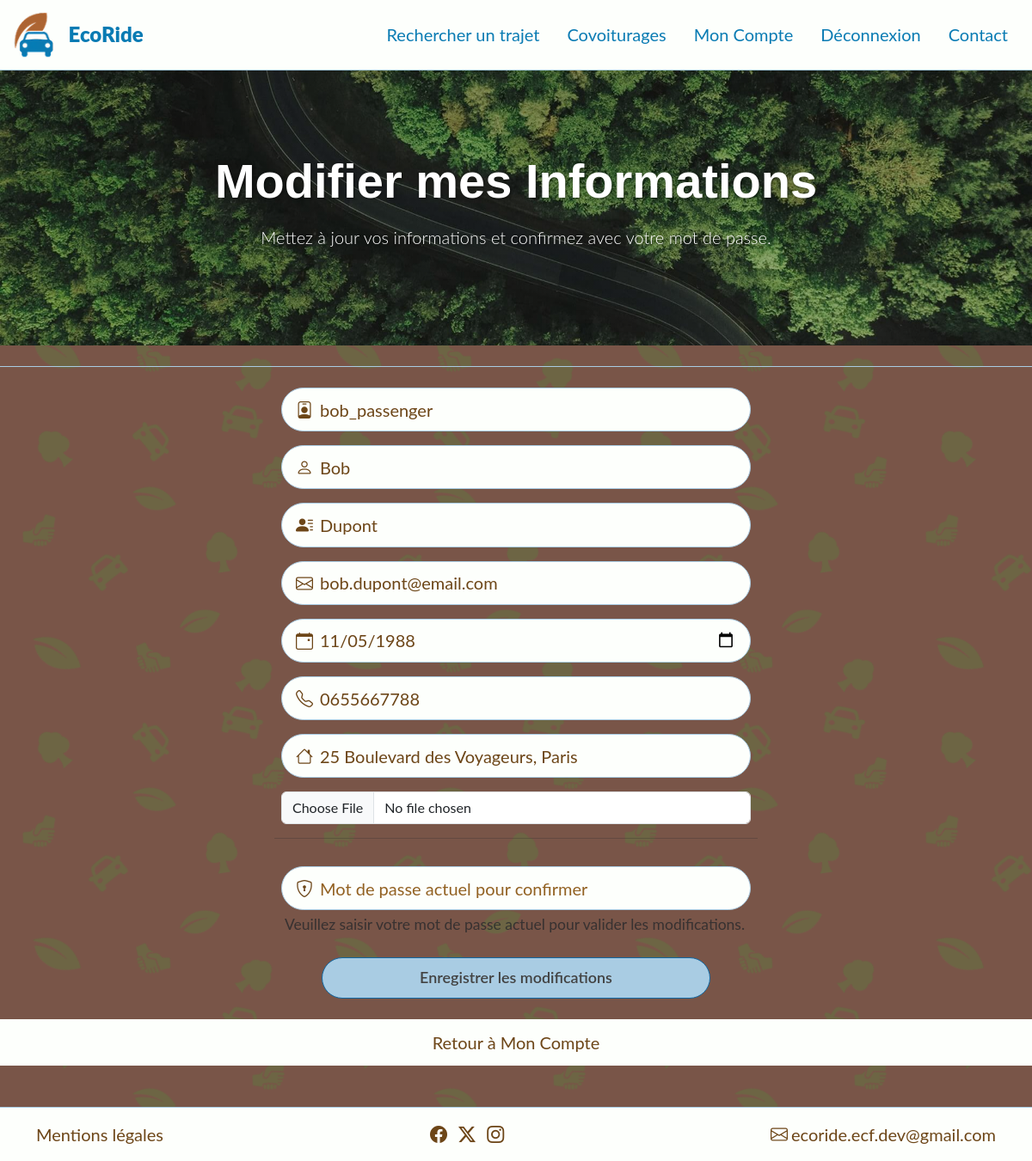
Page /account/update-info (signed in) on the committed database.
### tables this page shows
CREATE TABLE IF NOT EXISTS `users` (
  `id` INT AUTO_INCREMENT PRIMARY KEY,
  `first_name` VARCHAR(100) NOT NULL,
  `last_name` VARCHAR(100) NOT NULL,
  `username` VARCHAR(50) NOT NULL UNIQUE,
  `email` VARCHAR(255) NOT NULL UNIQUE,
  `password_hash` VARCHAR(255) NOT NULL,
  `phone_number` VARCHAR(20) NOT NULL,
  `birth_date` DATE NOT NULL,
  `profile_picture_path` VARCHAR(255) NULL,
  `address` TEXT NULL,
  `credits` DECIMAL(10, 2) NOT NULL DEFAULT 0.00,
  `account_status` ENUM('active', 'suspended') NOT NULL DEFAULT 'active',
  `driver_pref_smoker` BOOLEAN NOT NULL DEFAULT FALSE,
  `driver_pref_animals` BOOLEAN NOT NULL DEFAULT FALSE,
  `driver_pref_custom` TEXT NULL,
  `functional_role` ENUM('passenger', 'driver', 'passenger_driver') NOT NULL DEFAULT 'passenger',
  `driver_rating` DECIMAL(2,1) NOT NULL DEFAULT 0.0 CHECK (driver_rating >= 0.0 AND driver_rating <= 5.0),  
  `reset_token` VARCHAR(255) NULL DEFAULT NULL,              
  `reset_token_expires_at` DATETIME NULL DEFAULT NULL,       
  `created_at` TIMESTAMP DEFAULT CURRENT_TIMESTAMP,
  `updated_at` TIMESTAMP DEFAULT CURRENT_TIMESTAMP ON UPDATE CURRENT_TIMESTAMP
);

### app/Core/Controller.php (called while the page is built, shortened)
<?php
class Controller
{
    protected function render($viewName, $data = [])
    {
        extract($data);
        require __DIR__ . '/../Views/' . $viewName . '.php';
        require __DIR__ . '/../Views/layout.php';
    }
}

### app/Controllers/UserController.php (called while the page is built, shortened)
<?php
class UserController extends Controller
{
    public function updateInfo()
    {
        $user = AuthHelper::getAuthenticatedUser();
        $this->render('account/edit-info', [
            'pageTitle' => 'Modifier mon profil',
            'user' => $user
        ]);
    }
}

### app/Core/Router.php (called while the page is built, shortened)
<?php
class Router
{
    protected $routes = [];
    public function __construct()
    {
        $this->routes = require __DIR__ . '/../routes.php';
    }
    public function run()
    {
        $uri = parse_url($_SERVER['REQUEST_URI'], PHP_URL_PATH);
        $uri = rtrim($uri, '/');
        $method = $_SERVER['REQUEST_METHOD'];
        $foundRoute = null;
        $params = [];
        foreach ($this->routes as $route) {
            $pattern = preg_replace('#/{([a-zA-Z0-9_]+)}#', '/([a-zA-Z0-9_]+)', $route['path']);
            $pattern = '#^' . $pattern . '$#';
            if (preg_match($pattern, $uri, $matches)) {
                if (!isset($route['http_method']) || strtoupper($route['http_method']) === $method) {
                    $foundRoute = $route;
                    array_shift($matches);
                    $params = $matches;
                    break;
                } else {
                }
            }
        }
        $methodName = $foundRoute['method'];
        $controller = new $controllerName();
        call_user_func_array([$controller, $methodName], $params);
    }
}

### public/index.php (called while the page is built, shortened)
<?php
$router = new Router();
$router->run();

### app/Core/Database.php (called while the page is built, shortened)
<?php
class Database
{
    private static ?self $instance = null;
    private PDO $pdo;
    private function __construct()
    {
        $host = getenv('DB_HOST');
        $db   = getenv('DB_NAME');
        $user = getenv('DB_USER');
        $pass = getenv('DB_PASS');
        $charset = 'utf8mb4';
        $dsn = "mysql:host=$host;dbname=$db;charset=$charset";
        $options = [
            PDO::ATTR_ERRMODE            => PDO::ERRMODE_EXCEPTION,
            PDO::ATTR_DEFAULT_FETCH_MODE => PDO::FETCH_ASSOC,
            PDO::ATTR_EMULATE_PREPARES   => false,
        ];
        try {
            $this->pdo = new PDO($dsn, $user, $pass, $options);
        } catch (PDOException $e) {
            Logger::error("Database connection error: " . $e->getMessage());
            die("Erreur de connexion à la base de données.");
        }
    }
    public static function getInstance(): self
    {
        if (self::$instance === null) {
            self::$instance = new self();
        }
        return self::$instance;
    }
    public function fetchOne(string $query, array $params = [], mixed $fetchMode = 'stdClass'): mixed
    {
        try {
            $stmt = $this->pdo->prepare($query);
            $stmt->execute($params);
            if (is_int($fetchMode)) {
                $stmt->setFetchMode($fetchMode);
            } elseif (is_string($fetchMode)) {
                $stmt->setFetchMode(PDO::FETCH_CLASS, $fetchMode);
            } else {
                $stmt->setFetchMode(PDO::FETCH_ASSOC);
            }
            $result = $stmt->fetch();
            return $result ?: null;
        } catch (PDOException $e) {
            Logger::error("Database fetchOne error: " . $e->getMessage());
            return null;
        }
    }
}

### app/Helpers/AuthHelper.php (called while the page is built, shortened)
<?php
class AuthHelper
{
    public static function getAuthenticatedUser(): \App\Models\User
    {
        $userId = $_SESSION['user_id'];
        $userService = new UserService();
        $user = $userService->findById($userId);
        return $user;
    }
}

### app/Services/UserService.php (called while the page is built, shortened)
<?php
class UserService
{
    private Database $db;
    public function __construct()
    {
        $this->db = Database::getInstance();
    }
    public function findById(int $id): ?User
    {
        return $this->db->fetchOne(
            "SELECT * FROM users WHERE id = :id",
            ['id' => $id],
            User::class
        );
    }
}

### app/Models/User.php (called while the page is built, shortened)
<?php
class User
{
    private ?string $username = null;
    private ?string $email = null;
    private ?string $first_name = null;
    private ?string $last_name = null;
    private ?string $address = null;
    private ?string $birth_date = null;
    private ?string $phone_number = null;
    public function getUsername(): ?string { return $this->username; }
    public function getEmail(): ?string { return $this->email; }
    public function getFirstName(): ?string { return $this->first_name; }
    public function getLastName(): ?string { return $this->last_name; }
    public function getAddress(): ?string { return $this->address; }
    public function getBirthDate(): ?string { return $this->birth_date; }
    public function getPhoneNumber(): ?string { return $this->phone_number; }
}

### app/Views/account/edit-info.php (the view, shortened to what this page needs)
<section class="banner-container position-relative text-white text-center">
    <div class="container">
        <h1 class="banner-title display-4 mb-3">Modifier mes Informations</h1>
        <p class="banner-subtitle lead">Mettez à jour vos informations et confirmez avec votre mot de passe.</p>
    </div>
</section>
<section class="form-section auth-form py-4">
    <div class="container">
        <div class="row justify-content-center">
            <div class="col-12 col-md-8 col-lg-6">
                <form id="edit-personal-info-form" action="/account/update-info" method="POST" enctype="multipart/form-data">
                    <div class="row g-3">
                        <div class="col-12">
                            <div class="form-input-custom d-flex align-items-center">
                                <i class="bi bi-person-badge me-2"></i>
                                <input type="text" class="form-control-custom flex-grow-1 <?= isset($errors['username']) ? 'is-invalid' : '' ?>" id="username" name="username" placeholder="Pseudo" aria-label="Pseudo" value="<?= htmlspecialchars($oldInput['username'] ?? $user->getUsername()) ?>" required>
                            </div>
                        </div>
                        <div class="col-12">
                            <div class="form-input-custom d-flex align-items-center">
                                <i class="bi bi-person me-2"></i>
                                <input type="text" class="form-control-custom flex-grow-1 <?= isset($errors['first_name']) ? 'is-invalid' : '' ?>" id="first_name" name="first_name" placeholder="Prénom" aria-label="Prénom" value="<?= htmlspecialchars($oldInput['first_name'] ?? $user->getFirstName()) ?>" required>
                            </div>
                        </div>
                        <div class="col-12">
                            <div class="form-input-custom d-flex align-items-center">
                                <i class="bi bi-person-lines-fill me-2"></i>
                                <input type="text" class="form-control-custom flex-grow-1 <?= isset($errors['last_name']) ? 'is-invalid' : '' ?>" id="last_name" name="last_name" placeholder="Nom" aria-label="Nom" value="<?= htmlspecialchars($oldInput['last_name'] ?? $user->getLastName()) ?>" required>
                            </div>
                        </div>
                        <div class="col-12">
                            <div class="form-input-custom d-flex align-items-center">
                                <i class="bi bi-envelope me-2"></i>
                                <input type="email" class="form-control-custom flex-grow-1 <?= isset($errors['email']) ? 'is-invalid' : '' ?>" id="email" name="email" placeholder="Nouvelle adresse email" aria-label="Email" value="<?= htmlspecialchars($oldInput['email'] ?? $user->getEmail()) ?>" required autocomplete="email">
                            </div>
                        </div>
                        <div class="col-12">
                            <div class="form-input-custom d-flex align-items-center">
                                <i class="bi bi-calendar-event me-2"></i>
                                <input type="date" class="form-control-custom flex-grow-1 <?= isset($errors['birth_date']) ? 'is-invalid' : '' ?>" id="birth_date" name="birth_date" aria-label="Date de naissance" value="<?= htmlspecialchars($oldInput['birth_date'] ?? $user->getBirthDate()) ?>" required>
                            </div>
                        </div>
                        <div class="col-12">
                            <div class="form-input-custom d-flex align-items-center">
                                <i class="bi bi-telephone me-2"></i>
                                <input type="tel" class="form-control-custom flex-grow-1 <?= isset($errors['phone_number']) ? 'is-invalid' : '' ?>" id="phone_number" name="phone_number" placeholder="Numéro de téléphone" aria-label="Numéro de téléphone" pattern="[0-9]{10}" title="Format attendu : 10 chiffres (ex: 0612345678)" value="<?= htmlspecialchars($oldInput['phone_number'] ?? $user->getPhoneNumber()) ?>">
                            </div>
                        </div>
                        <div class="col-12">
                            <div class="form-input-custom d-flex align-items-center">
                                <i class="bi bi-house me-2"></i>
                                <input type="text" class="form-control-custom flex-grow-1 <?= isset($errors['address']) ? 'is-invalid' : '' ?>" id="address" name="address" placeholder="Adresse" aria-label="Adresse" value="<?= htmlspecialchars((string)($oldInput['address'] ?? $user->getAddress() ?? '')) ?>">
                            </div>
                        </div>
                        <div class="col-12">
                            <input class="form-control <?= isset($errors['avatar']) ? 'is-invalid' : '' ?>" type="file" id="avatar" name="avatar" accept="image/jpeg, image/png, image/gif">
                        </div>
                        <hr class="my-3">
                        <div class="col-12">
                            <div class="form-input-custom d-flex align-items-center">
                                <i class="bi bi-shield-lock me-2"></i>
                                <input type="password" class="form-control-custom flex-grow-1 <?= isset($errors['current_password']) ? 'is-invalid' : '' ?>" id="current_password" name="current_password" placeholder="Mot de passe actuel pour confirmer" aria-label="Mot de passe actuel pour confirmer" required autocomplete="current-password">
                            </div>
                            <small id="password-help" class="form-text text-muted ps-1">
                                Veuillez saisir votre mot de passe actuel pour valider les modifications.
                            </small>
                        </div>
                        <div class="col-10 mx-auto mt-4">
                            <div class="d-grid">
                                <button type="submit" class="btn primary-btn">Enregistrer les modifications</button>
                            </div>
                        </div>
                    </div>
                </form>
            </div>
        </div>
    </div>
    <div class="auth-link-bar mt-4 mb-4">
        <p class="mb-0 text-center">
            <a href="/account" class="link">Retour à Mon Compte</a>
        </p>
    </div>
</section>

### public/css/style.css (style rules this page uses)
:root { --white: #FDFFFC; --bg: #795548; --text-color: #424242; --headline: #097BB3; --blue: #1167A1; --light-blue: #A9CCE3; --brown: #6D4618; --light-brown: #926122; --font-family-heading: "Poppins", Arial, sans-serif; --font-family-text: "Lato", Arial, sans-serif; --font-size-heading: 1.5rem; --font-size-text: 1.25rem; --font-size-forms: 1.12rem; --font-weight-normal: 400; --font-weight-medium: 500; --font-weight-semibold: 600; --font-weight-bold: 700; --font-weight-extrabold: 900; }
html { height: 100%; }
h1, h2, h3, h4, h5, h6 { font-family: var(--font-family-heading); }
h1 { font-size: var(--font-size-heading); }
body, p, span, li, a, textarea { font-family: var(--font-family-text); font-size: var(--font-size-text); }
body { display: flex; flex-direction: column; min-height: 100vh; background-color: var(--bg); position: relative; z-index: 0; overflow-x: hidden; }
body::before { content: ""; position: absolute; top: 0; left: 0; height: 100%; width: 100%; z-index: -1; background-image: url(../../img/pattern-tile.svg); background-repeat: repeat; opacity: 0.2; }
.link { color: var(--brown); text-decoration: none; transition: color 0.15s ease-in-out, text-decoration 0.15s ease-in-out; }
.banner-container { min-height: 40vh; color: var(--white); background-image: linear-gradient(rgba(0, 0, 0, 0.4), rgba(0, 0, 0, 0.3)), url('../../img/banner-forest-road.jpg'); background-size: cover; background-position: center 70%; background-repeat: no-repeat; display: flex; flex-direction: column; align-items: center; justify-content: center; text-align: center; }
.banner-title { font-family: var(--font-family-heading); font-weight: var(--font-weight-bold); text-shadow: 1px 1px 3px rgba(0, 0, 0, 0.5); }
.banner-subtitle { font-family: var(--font-family-text); text-shadow: 1px 1px 3px rgba(0, 0, 0, 0.5); }
.form-section { background-color: transparent; }
.form-input-custom { background-color: var(--white); border-radius: 50px; padding: 0.6rem 1rem; border: 1px solid var(--light-blue); }
.form-input-custom i { color: var(--brown); }
.form-control-custom { border: none; background-color: transparent; padding: 0; margin: 0; box-shadow: none; outline: none; width: 100%; color: var(--brown); }
.form-control-custom::placeholder { color: var(--light-brown); opacity: 1; }
.btn { border-radius: 50px; padding: 0.6rem 1.5rem; font-weight: var(--font-weight-semibold); font-size: var(--font-size-forms) }
.primary-btn { background-color: var(--light-blue); border-color: var(--blue); color: var(--text-color); }
.auth-form { border-top: 1px solid var(--light-blue); margin-top: 1.5rem; }
.auth-link-bar { background-color: var(--white); padding: 0.75rem 1.25rem; }

### rows in the picture
users: username "bob_passenger", first_name "Bob", last_name "Dupont", email "bob.dupont@email.com", birth_date "11/05/1988", phone_number "0655667788", address "25 Boulevard des Voyageurs, Paris"
